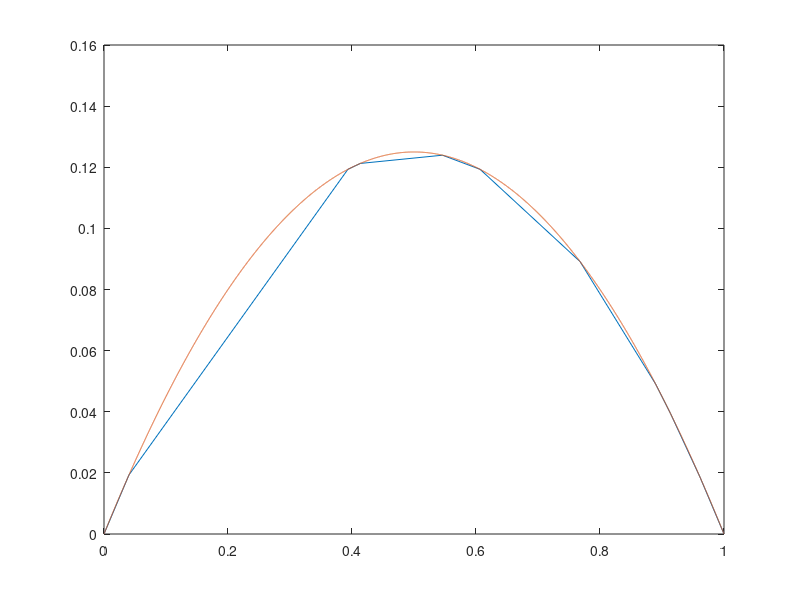

Recreate this plot in MATLAB.
clc; clear; close all;

x = [0, sort(rand(1, 9)), 1];

A = sparse(zeros(9));

A(1, 1) = 1 / (x(2) - x(1)) + 1 / (x(3) - x(2));
A(1, 2) = -1 / (x(3) - x(2));
for i = 2 : 8
    A(i, i) = 1 / (x(i+1) - x(i)) + 1 / (x(i+2) - x(i+1));
    A(i, i-1) = - 1 / (x(i+1) - x(i));
    A(i, i+1) = - 1 / (x(i+2) - x(i+1));
end
A(9, 9) = 1 / (x(end-1) - x(end-2)) + 1 / (x(end) - x(end-1));
A(9, 8) = - 1 / (x(end-1) - x(end-2));

F = ones(9, 1);
for i = 2 : 10
    F(i-1) = F(i-1) * ((x(i+1) - x(i)) / 2 + (x(i) - x(i-1)) / 2);
end

xPlot = linspace(0, 1, 10000);
plot(x, [0; A \ F; 0])
hold on
plot(xPlot, -1 / 2 * (xPlot.^2 - xPlot))